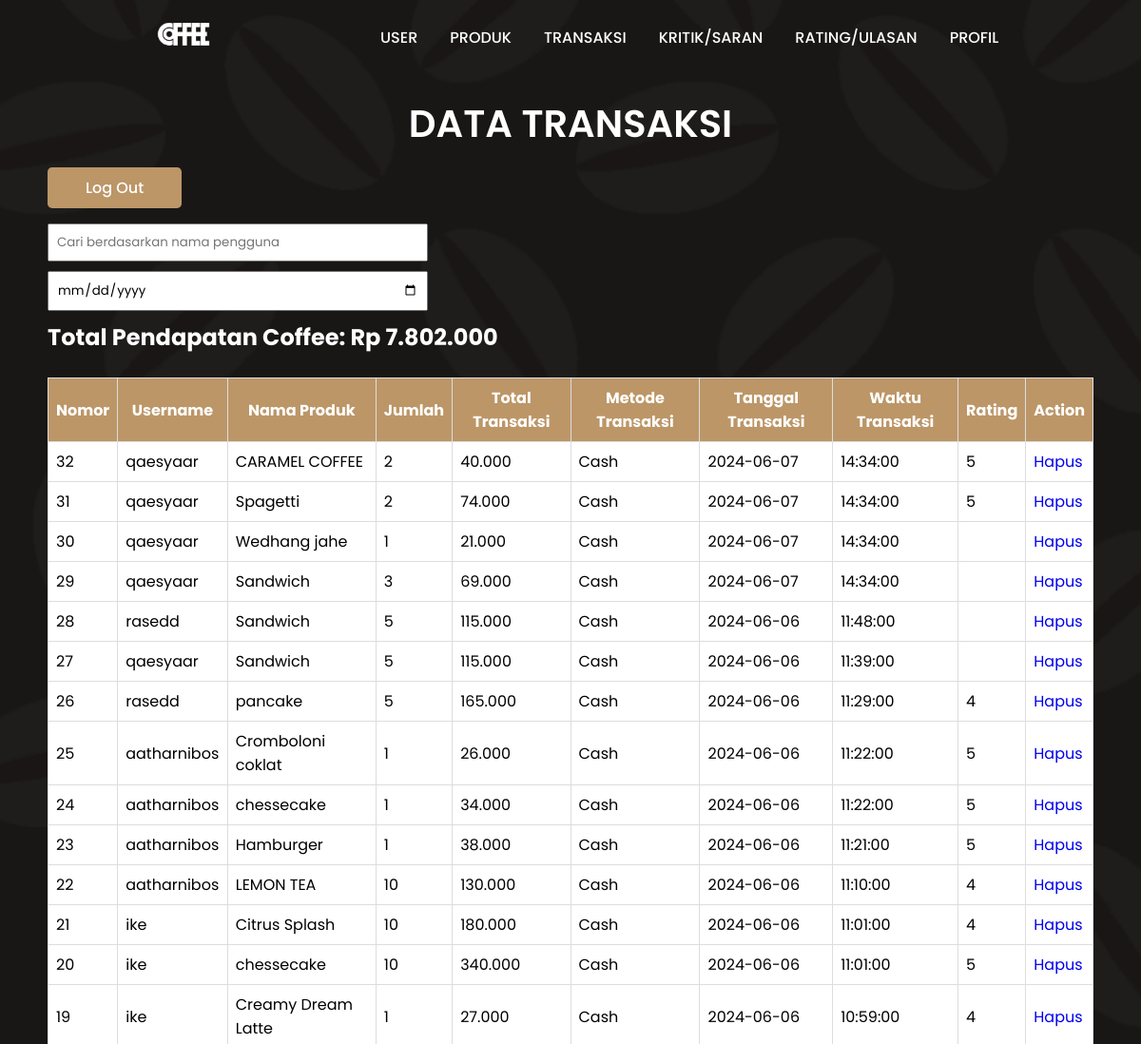
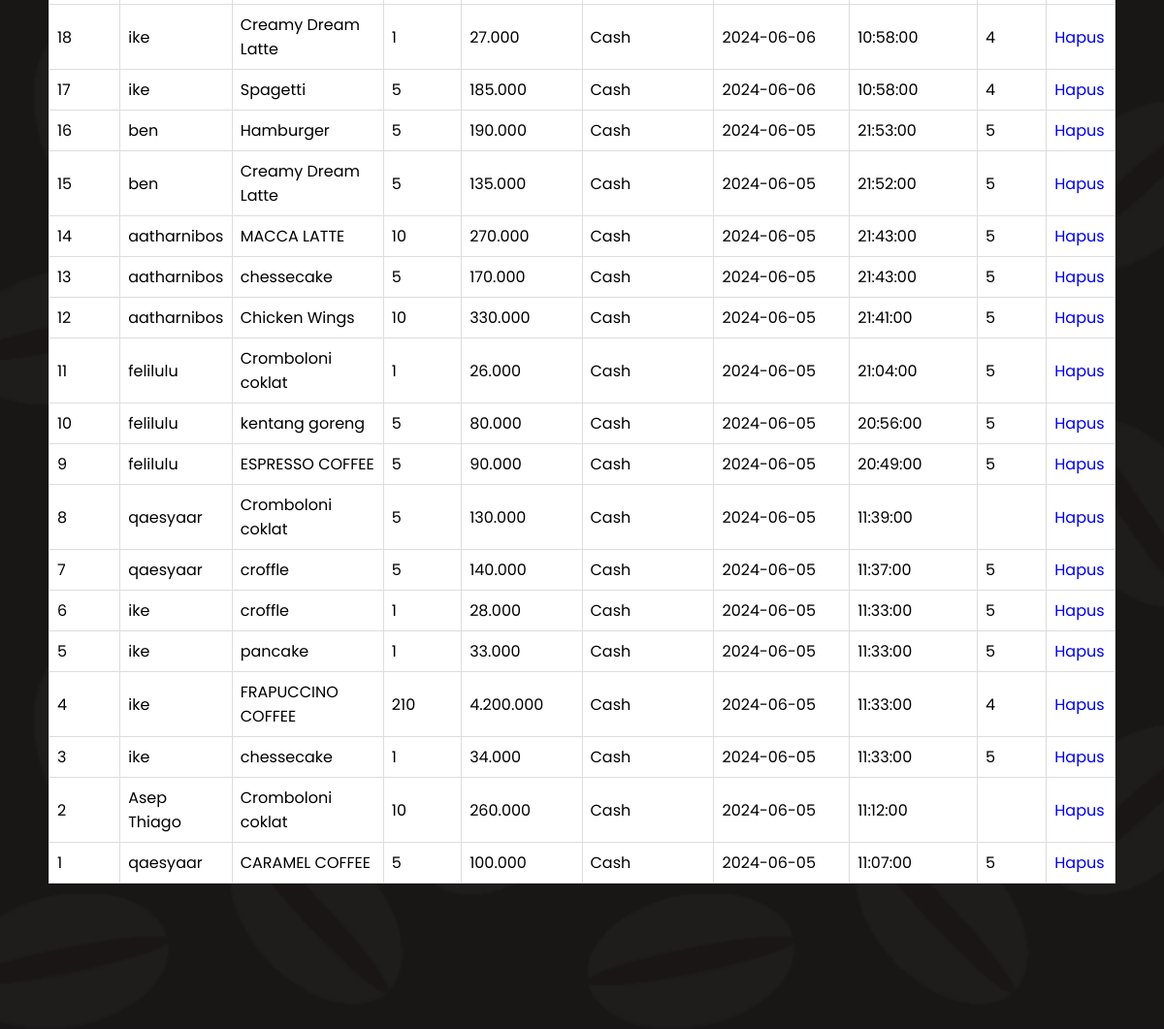
Page /admin/admintransaksi.php on the committed database (2 pictures, top to bottom).
### tables this page shows
CREATE TABLE `transaksi` (
  `id_transaksi` int(11) NOT NULL,
  `id_user` int(11) NOT NULL,
  `id_produk` int(11) NOT NULL,
  `total_transaksi` varchar(11) NOT NULL,
  `metode_transaksi` varchar(20) NOT NULL,
  `tanggal_transaksi` date NOT NULL,
  `jumlah` varchar(11) DEFAULT NULL,
  `waktu_transaksi` time DEFAULT NULL,
  `rating` int(1) DEFAULT NULL,
  `status` varchar(50) NOT NULL DEFAULT 'Konfirmasi'
);

CREATE TABLE `user` (
  `id_user` int(11) NOT NULL,
  `username` varchar(20) NOT NULL,
  `password` varchar(20) NOT NULL,
  `email` varchar(30) NOT NULL,
  `level` varchar(10) NOT NULL,
  `foto_profil` varchar(255) DEFAULT NULL
);

CREATE TABLE `products` (
  `id_produk` int(11) NOT NULL,
  `nama_produk` varchar(30) NOT NULL,
  `harga_produk` varchar(11) NOT NULL,
  `gambar_produk` varchar(255) DEFAULT NULL,
  `kategori` varchar(30) DEFAULT NULL,
  `deskripsi` varchar(1000) DEFAULT NULL
);

### admin/admintransaksi.php (the view, shortened to what this page needs)
<!DOCTYPE html>
<html lang="en">
<head>
    <link rel="stylesheet" href="style1.css">
</head>
<body>
    <header>
        <a href="#" class="logo">
            <img src="../user/img/logo.png" alt="">
        </a>
        <ul class="navbar">
            <li><a href="adminuser.php">User</a></li>
            <li><a href="adminproduk.php">Produk</a></li>
            <li><a href="admintransaksi.php">Transaksi</a></li>
            <li><a href="adminmassage.php">Kritik/Saran</a></li>
            <li><a href="adminrating.php">Rating/Ulasan</a></li>
            <li><a href="profil.php">Profil</a></li>
        </ul>
    </header>
    <section class="user">
        <h1 class="heading">Data Transaksi</h1>
        <br>
        <a href="../index.php" class="btn">Log Out</a>
        <br><br>
        <input type="text" id="searchInput" class="filter-input" placeholder="Cari berdasarkan nama pengguna">
        <input type="date" id="dateInput" class="filter-input" placeholder="Filter berdasarkan tanggal">
        <?php
        include '../koneksi.php';
        $query_mysql = mysqli_query($mysqli, "
            SELECT transaksi.*, user.username, products.nama_produk
            FROM transaksi
            JOIN user ON transaksi.id_user = user.id_user
            JOIN products ON transaksi.id_produk = products.id_produk
            ORDER BY transaksi.tanggal_transaksi DESC, transaksi.waktu_transaksi DESC
        ") or die(mysqli_error($mysqli));
        $total_pendapatan_query = mysqli_query($mysqli, "SELECT SUM(total_transaksi) AS total_pendapatan FROM transaksi") or die(mysqli_error($mysqli));
        $total_pendapatan_result = mysqli_fetch_assoc($total_pendapatan_query);
        $total_pendapatan = $total_pendapatan_result['total_pendapatan'];
        ?>
        <div class="total-pendapatan">
            <h2>Total Pendapatan Coffee: Rp <span id="totalPendapatan"><?php echo number_format($total_pendapatan, 0, ',', '.'); ?></span></h2>
        </div>
        <br>
        <table border="1" class="table" id="transaksiTable">
            <tr>
                <th>Nomor</th>
                <th>Username</th>
                <th>Nama Produk</th>
                <th>Jumlah</th>
                <th>Total Transaksi</th>
                <th>Metode Transaksi</th>
                <th>Tanggal Transaksi</th>
                <th>Waktu Transaksi</th>
                <th>Rating</th>
                <th>Action</th>
            </tr>
            <?php
            $total_rows = mysqli_num_rows($query_mysql);
            $nomor = $total_rows;
            while ($data = mysqli_fetch_array($query_mysql)) {
            ?>
            <tr>
                <td><?php echo $nomor--; ?></td>
                <td><?php echo $data['username']; ?></td>
                <td><?php echo $data['nama_produk']; ?></td>
                <td><?php echo $data['jumlah']; ?></td>
                <td class="total_transaksi"><?php echo number_format($data['total_transaksi'], 0, ',', '.'); ?></td>
                <td><?php echo $data['metode_transaksi']; ?></td>
                <td><?php echo $data['tanggal_transaksi']; ?></td>
                <td><?php echo $data['waktu_transaksi']; ?></td>
                <td><?php echo $data['rating']; ?></td>
                <td><a href="admintransaksihapus.php?id=<?php echo $data['id_transaksi']; ?>" class="btn-hapus">Hapus</a></td>
            </tr>
            <?php } ?>
        </table>
        <br><br>
    </section>
</body>
</html>

### admin/style1.css (style rules this page uses)
* { font-family: 'Poppins', sans-serif; margin: 0; padding: 0; box-sizing: border-box; scroll-padding-top: 4rem; scroll-behavior: smooth; list-style: none; text-decoration: none; }
:root { --main-color: #bc9667; --second-color: #edeae3; --text-color: #1b1b1b; --bg-color: #fff; --box-shadow: 2px 2px 10px 4px rgb(14 55 54 / 15%); }
section { padding: 100px 50px; }
header { position: fixed; width: 100%; top: 0; right: 0; z-index: 10000; display: flex; justify-content: space-around; align-items: center; padding: 18px 100px; transition: 0.5s linear; color: #1b1b1b; }
.logo img { width: 120px; }
.navbar { display: flex; }
.navbar a { padding: 8px 17px; color: var(--bg-color); font-size: 1rem; text-transform: uppercase; font-weight: 500; }
.user { width: 100%; min-height: 100vh; background: url(img/bg.png); background-repeat: no-repeat; background-size: cover; background-position: center; }
.heading { color: var(--bg-color); font-size: 40px; font-weight: 600; text-align: center; text-transform: uppercase; }
.table { width: 100%; border-collapse: collapse; background: var(--bg-color); background-size: cover; background-repeat: no-repeat; }
.table th, .table td { border: 1px solid #ddd; padding: 8px; }
.table th { background-color: var(--main-color); color: #fff; }
.btn { padding: 10px 40px; border-radius: 0.3rem; background: var(--main-color); color: var(--bg-color); font-weight: 500; }
#searchInput { padding: 8px; margin-bottom: 10px; width: 400px; }

### admin/admintransaksi.php (style rules this page uses)
.filter-input { padding: 8px; margin-bottom: 10px; width: 400px; display: block; }
h2 { color: #fff; }

### rows in the picture
transaksi: id_user.username "qaesyaar", id_produk.nama_produk "CARAMEL COFFEE", jumlah "2", total_transaksi "40.000", metode_transaksi "Cash", tanggal_transaksi "2024-06-07", waktu_transaksi "14:34:00", rating "5"
transaksi: id_user.username "qaesyaar", id_produk.nama_produk "Spagetti", jumlah "2", total_transaksi "74.000", metode_transaksi "Cash", tanggal_transaksi "2024-06-07", waktu_transaksi "14:34:00", rating "5"
transaksi: id_user.username "qaesyaar", id_produk.nama_produk "Wedhang jahe", jumlah "1", total_transaksi "21.000", metode_transaksi "Cash", tanggal_transaksi "2024-06-07", waktu_transaksi "14:34:00"
transaksi: id_user.username "qaesyaar", id_produk.nama_produk "Sandwich", jumlah "3", total_transaksi "69.000", metode_transaksi "Cash", tanggal_transaksi "2024-06-07", waktu_transaksi "14:34:00"
transaksi: id_user.username "rasedd", id_produk.nama_produk "Sandwich", jumlah "5", total_transaksi "115.000", metode_transaksi "Cash", tanggal_transaksi "2024-06-06", waktu_transaksi "11:48:00"
transaksi: id_user.username "qaesyaar", id_produk.nama_produk "Sandwich", jumlah "5", total_transaksi "115.000", metode_transaksi "Cash", tanggal_transaksi "2024-06-06", waktu_transaksi "11:39:00"
transaksi: id_user.username "rasedd", id_produk.nama_produk "pancake", jumlah "5", total_transaksi "165.000", metode_transaksi "Cash", tanggal_transaksi "2024-06-06", waktu_transaksi "11:29:00", rating "4"
transaksi: id_user.username "aatharnibos", id_produk.nama_produk "Cromboloni coklat", jumlah "1", total_transaksi "26.000", metode_transaksi "Cash", tanggal_transaksi "2024-06-06", waktu_transaksi "11:22:00", rating "5"
transaksi: id_user.username "aatharnibos", id_produk.nama_produk "chessecake", jumlah "1", total_transaksi "34.000", metode_transaksi "Cash", tanggal_transaksi "2024-06-06", waktu_transaksi "11:22:00", rating "5"
transaksi: id_user.username "aatharnibos", id_produk.nama_produk "Hamburger", jumlah "1", total_transaksi "38.000", metode_transaksi "Cash", tanggal_transaksi "2024-06-06", waktu_transaksi "11:21:00", rating "5"
transaksi: id_user.username "aatharnibos", id_produk.nama_produk "LEMON TEA", jumlah "10", total_transaksi "130.000", metode_transaksi "Cash", tanggal_transaksi "2024-06-06", waktu_transaksi "11:10:00", rating "4"
transaksi: id_user.username "ike", id_produk.nama_produk "Citrus Splash", jumlah "10", total_transaksi "180.000", metode_transaksi "Cash", tanggal_transaksi "2024-06-06", waktu_transaksi "11:01:00", rating "4"
transaksi: id_user.username "ike", id_produk.nama_produk "chessecake", jumlah "10", total_transaksi "340.000", metode_transaksi "Cash", tanggal_transaksi "2024-06-06", waktu_transaksi "11:01:00", rating "5"
transaksi: id_user.username "ike", id_produk.nama_produk "Creamy Dream Latte", jumlah "1", total_transaksi "27.000", metode_transaksi "Cash", tanggal_transaksi "2024-06-06", waktu_transaksi "10:59:00", rating "4"
transaksi: id_user.username "ike", id_produk.nama_produk "Creamy Dream Latte", jumlah "1", total_transaksi "27.000", metode_transaksi "Cash", tanggal_transaksi "2024-06-06", waktu_transaksi "10:58:00", rating "4"
transaksi: id_user.username "ike", id_produk.nama_produk "Spagetti", jumlah "5", total_transaksi "185.000", metode_transaksi "Cash", tanggal_transaksi "2024-06-06", waktu_transaksi "10:58:00", rating "4"
transaksi: id_user.username "ben", id_produk.nama_produk "Hamburger", jumlah "5", total_transaksi "190.000", metode_transaksi "Cash", tanggal_transaksi "2024-06-05", waktu_transaksi "21:53:00", rating "5"
transaksi: id_user.username "ben", id_produk.nama_produk "Creamy Dream Latte", jumlah "5", total_transaksi "135.000", metode_transaksi "Cash", tanggal_transaksi "2024-06-05", waktu_transaksi "21:52:00", rating "5"
transaksi: id_user.username "aatharnibos", id_produk.nama_produk "MACCA LATTE", jumlah "10", total_transaksi "270.000", metode_transaksi "Cash", tanggal_transaksi "2024-06-05", waktu_transaksi "21:43:00", rating "5"
transaksi: id_user.username "aatharnibos", id_produk.nama_produk "chessecake", jumlah "5", total_transaksi "170.000", metode_transaksi "Cash", tanggal_transaksi "2024-06-05", waktu_transaksi "21:43:00", rating "5"
transaksi: id_user.username "aatharnibos", id_produk.nama_produk "Chicken Wings", jumlah "10", total_transaksi "330.000", metode_transaksi "Cash", tanggal_transaksi "2024-06-05", waktu_transaksi "21:41:00", rating "5"
transaksi: id_user.username "felilulu", id_produk.nama_produk "Cromboloni coklat", jumlah "1", total_transaksi "26.000", metode_transaksi "Cash", tanggal_transaksi "2024-06-05", waktu_transaksi "21:04:00", rating "5"
transaksi: id_user.username "felilulu", id_produk.nama_produk "kentang goreng", jumlah "5", total_transaksi "80.000", metode_transaksi "Cash", tanggal_transaksi "2024-06-05", waktu_transaksi "20:56:00", rating "5"
transaksi: id_user.username "felilulu", id_produk.nama_produk "ESPRESSO COFFEE", jumlah "5", total_transaksi "90.000", metode_transaksi "Cash", tanggal_transaksi "2024-06-05", waktu_transaksi "20:49:00", rating "5"
transaksi: id_user.username "qaesyaar", id_produk.nama_produk "Cromboloni coklat", jumlah "5", total_transaksi "130.000", metode_transaksi "Cash", tanggal_transaksi "2024-06-05", waktu_transaksi "11:39:00"
transaksi: id_user.username "qaesyaar", id_produk.nama_produk "croffle", jumlah "5", total_transaksi "140.000", metode_transaksi "Cash", tanggal_transaksi "2024-06-05", waktu_transaksi "11:37:00", rating "5"
transaksi: id_user.username "ike", id_produk.nama_produk "croffle", jumlah "1", total_transaksi "28.000", metode_transaksi "Cash", tanggal_transaksi "2024-06-05", waktu_transaksi "11:33:00", rating "5"
transaksi: id_user.username "ike", id_produk.nama_produk "pancake", jumlah "1", total_transaksi "33.000", metode_transaksi "Cash", tanggal_transaksi "2024-06-05", waktu_transaksi "11:33:00", rating "5"
transaksi: id_user.username "ike", id_produk.nama_produk "FRAPUCCINO COFFEE", jumlah "210", total_transaksi "4.200.000", metode_transaksi "Cash", tanggal_transaksi "2024-06-05", waktu_transaksi "11:33:00", rating "4"
transaksi: id_user.username "ike", id_produk.nama_produk "chessecake", jumlah "1", total_transaksi "34.000", metode_transaksi "Cash", tanggal_transaksi "2024-06-05", waktu_transaksi "11:33:00", rating "5"
transaksi: id_user.username "Asep Thiago", id_produk.nama_produk "Cromboloni coklat", jumlah "10", total_transaksi "260.000", metode_transaksi "Cash", tanggal_transaksi "2024-06-05", waktu_transaksi "11:12:00"
transaksi: id_user.username "qaesyaar", id_produk.nama_produk "CARAMEL COFFEE", jumlah "5", total_transaksi "100.000", metode_transaksi "Cash", tanggal_transaksi "2024-06-05", waktu_transaksi "11:07:00", rating "5"

### other values in the picture
$total_pendapatan "7.802.000"
